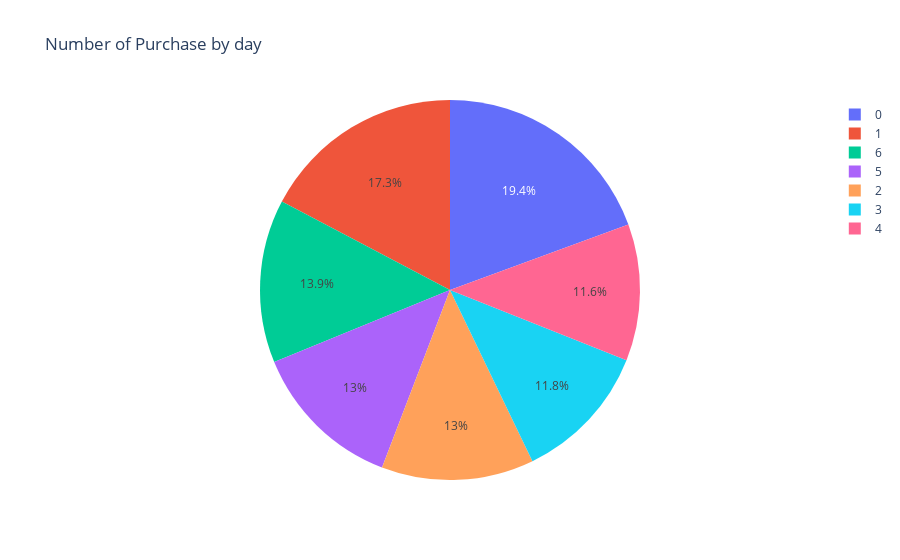

This figure's notebook cell:
### Code cell
order_dow_by_user = data.groupby("order_dow")["user_id"].agg(["count"]).reset_index()
fig = ex.pie(
    order_dow_by_user,
    values="count",
    names="order_dow",
    title="Number of Purchase by day",
)
fig.show()

### Figure 1 — Plotly figure (JSON) as saved in the notebook; plotly's stock layout.template omitted (floating-point values rounded to 4 significant figures)
{"data": [{"domain": {"x": [0, 1], "y": [0, 1]}, "hovertemplate": "order_dow=%{label}<br>count=%{value}<extra></extra>", "labels": [0, 1, 2, 3, 4, 5, 6], "legendgroup": "", "name": "", "showlegend": true, "type": "pie", "values": [391831, 349236, 261912, 238730, 234884, 262157, 280751]}], "layout": {"legend": {"tracegroupgap": 0}, "title": {"text": "Number of Purchase by day"}}}
